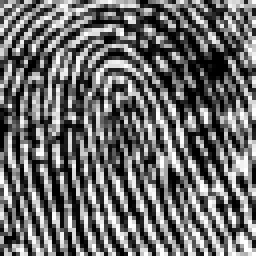
%> input picture fft_2dimensional/20080517/fingerprint.bmp, 64 x 64 px (shown 4 times larger)
$ octave checking_lpt.m   (GNU Octave 9; MATLAB toolbox functions it lacks are replaced by stand-ins)
%> lines starting %> are read from the running program, lines starting %| are printed output that depends on the picture; in (x1, y1, x2, y2) boxes, pixels count from 0 and x2, y2 are one past the last pixel; in counts of white or black regions, pixels touching at a corner belong together; the program's own positions count from 1
### fft_2dimensional/20080517/log_polar.m
function output = logpolar(input)
    oRows = size(input, 1);
    oCols = size(input, 2);
    output = zeros(oRows,oCols);
    dTheta = 2*pi / oCols;                 % the step size for theta
    b = 10 ^ (log10(oRows) / oRows);       % base for the log-polar conversion
    for i = 1:oRows                        % rows
        for j = 1:oCols                    % columns
            r = b ^ i - 1;                 % the log-polar
            theta = j * dTheta;
            x = round(r * cos(theta) + size(input,2) / 2);
            y = round(r * sin(theta) + size(input,1) / 2);
            if (x>0) & (y>0) & (x<size(input,2)) & (y<size(input,1))
                output(i,j) = input(y,x);
            end
        end
    end

### fft_2dimensional/20080517/checking_lpt.m
%I = imread('pic1.bmp');
%-----------------------------------
I = imread('fingerprint.bmp');
%> I is the input picture: size 64x64x3 uint8; min 0, max 255, mean 106.5
I = rgb2gray(I);
%> I: size 64x64 uint8
%-----------------------------------
J = abs(fft2(I));
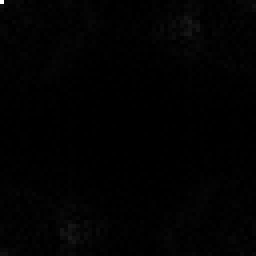
%> J: size 64x64 double (shown 4 times larger); min 9.86, max 436402, mean 3797.4; drawn with min black and max white
lpt = log_polar(J);
%> after the loop in logpolar, `for i = 1:oRows`:
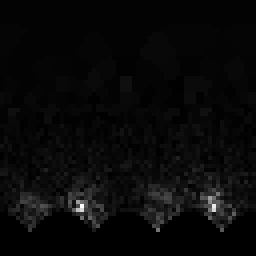
%> output: size 64x64 double (shown 4 times larger); min 0, max 33224.9, mean 1203.6; drawn with min black and max white
figure, imshow(I),figure,imshow(J), figure, imshow(lpt);
%> after `imshow(lpt)`:
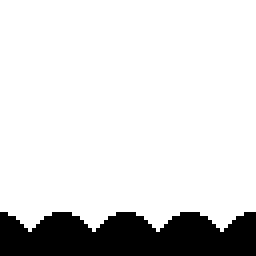
%> displayed picture: size 64x64, on the screen's scale of 0 to 255 (shown 4 times larger); 85.4% white; 1 black region, box (x1, y1, x2, y2) and area: (0, 53, 64, 64) 596
